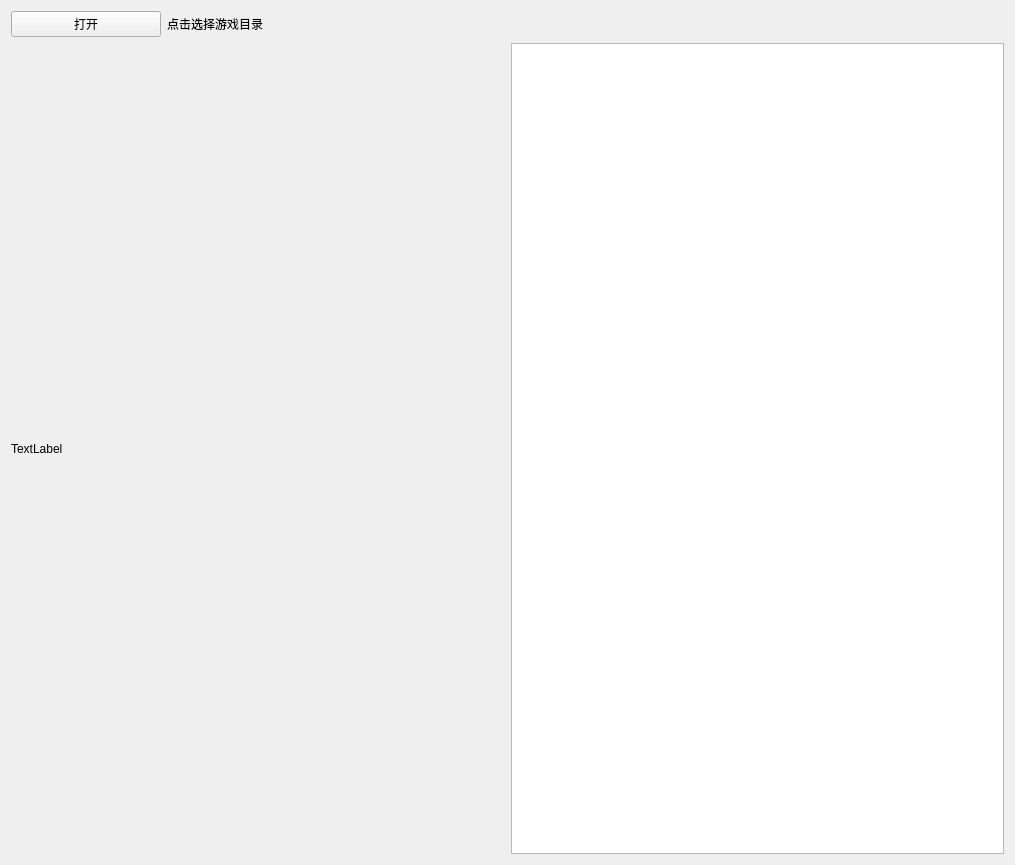
<?xml version="1.0" encoding="UTF-8"?>
<ui version="4.0">
 <class>MainWindow</class>
 <widget class="QWidget" name="MainWindow">
  <property name="geometry">
   <rect>
    <x>0</x>
    <y>0</y>
    <width>1015</width>
    <height>865</height>
   </rect>
  </property>
  <property name="sizePolicy">
   <sizepolicy hsizetype="Expanding" vsizetype="Expanding">
    <horstretch>0</horstretch>
    <verstretch>0</verstretch>
   </sizepolicy>
  </property>
  <property name="minimumSize">
   <size>
    <width>500</width>
    <height>500</height>
   </size>
  </property>
  <property name="windowTitle">
   <string>MainWindow</string>
  </property>
  <layout class="QFormLayout" name="formLayout">
   <item row="0" column="0" colspan="2">
    <layout class="QVBoxLayout" name="verticalLayout">
     <item>
      <layout class="QHBoxLayout" name="horizontalLayout">
       <property name="bottomMargin">
        <number>0</number>
       </property>
       <item>
        <widget class="QPushButton" name="openPushButton">
         <property name="sizePolicy">
          <sizepolicy hsizetype="Expanding" vsizetype="Fixed">
           <horstretch>0</horstretch>
           <verstretch>0</verstretch>
          </sizepolicy>
         </property>
         <property name="minimumSize">
          <size>
           <width>150</width>
           <height>0</height>
          </size>
         </property>
         <property name="maximumSize">
          <size>
           <width>150</width>
           <height>16777215</height>
          </size>
         </property>
         <property name="text">
          <string>打开</string>
         </property>
        </widget>
       </item>
       <item>
        <widget class="QLabel" name="directoryRoot">
         <property name="sizePolicy">
          <sizepolicy hsizetype="Expanding" vsizetype="Fixed">
           <horstretch>0</horstretch>
           <verstretch>0</verstretch>
          </sizepolicy>
         </property>
         <property name="text">
          <string>点击选择游戏目录</string>
         </property>
        </widget>
       </item>
      </layout>
     </item>
     <item>
      <layout class="QHBoxLayout" name="horizontalLayout_3">
       <item>
        <widget class="QLabel" name="showImageLabel">
         <property name="sizePolicy">
          <sizepolicy hsizetype="Expanding" vsizetype="Expanding">
           <horstretch>0</horstretch>
           <verstretch>0</verstretch>
          </sizepolicy>
         </property>
         <property name="minimumSize">
          <size>
           <width>200</width>
           <height>200</height>
          </size>
         </property>
         <property name="text">
          <string>TextLabel</string>
         </property>
        </widget>
       </item>
       <item>
        <widget class="QTableView" name="modLists"/>
       </item>
      </layout>
     </item>
    </layout>
   </item>
  </layout>
 </widget>
 <resources/>
 <connections/>
</ui>
